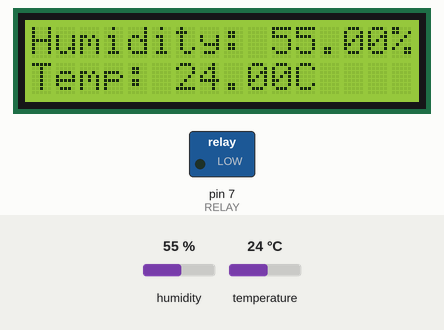
This sketch was run on a simulated Arduino Uno, built with avr-gcc and run on an emulated ATmega328P. Parts: 16×2 character LCD, switched loads named in the sketch (green lamp = pin HIGH). The test bench sets the inputs (shaded band); at power-on: humidity 55 %, temperature 24 °C. What the sketch prints to the serial monitor is not drawn.

Above: at 2.7 s.
2.8 s: humidity set to 69 %
At 4.9 s:
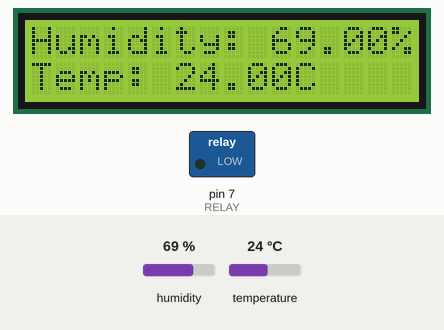
5.8 s: humidity set to 72 %
At 7.3 s:
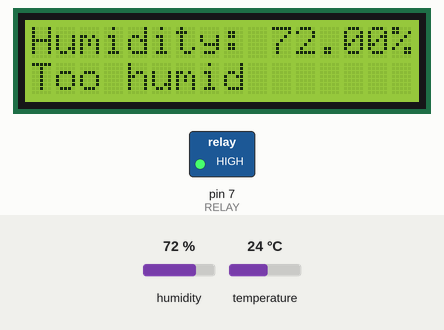
8.8 s: humidity set to 22 %
At 10.7 s:
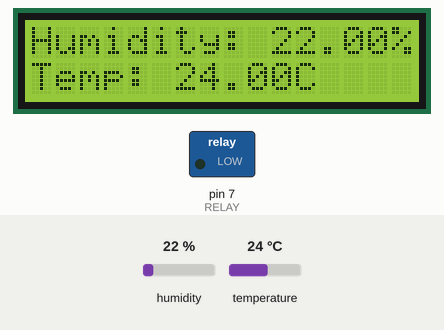
11.8 s: temperature set to 29 °C
At 12.9 s:
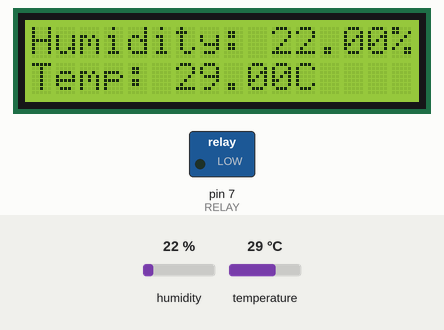
14.8 s: temperature set to 32 °C
At 17.3 s:
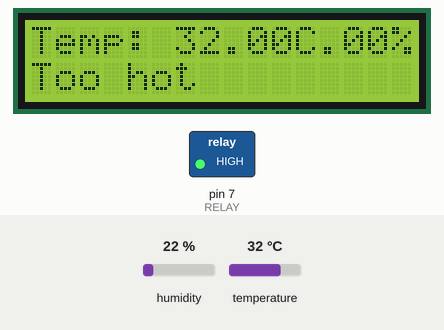
Timing chart, 0 to 18.8 s (numbered marks = the images above; inputs shaded):
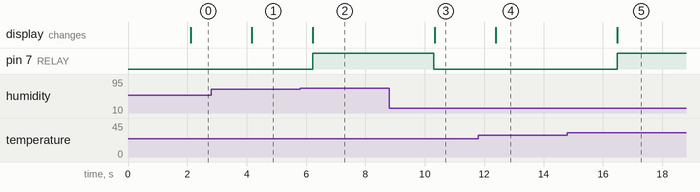

The sketch:

Humidity-Sensor.ino
```cpp
// Example testing sketch for various DHT humidity/temperature sensors
// Written by ladyada, public domain

// https://www.circuitbasics.com/how-to-set-up-the-dht11-humidity-sensor-on-an-arduino/

#include <DHT.h>
#include <Wire.h>
#include <LiquidCrystal_I2C.h>

#define DHTPIN 4 // Digital pin connected to the DHT sensor

#define DHTTYPE DHT11 // DHT 11
#define RELAY 7

DHT dht(DHTPIN, DHTTYPE);

float h = 0.0;
float t = 0.0;

// https://projecthub.arduino.cc/arduino_uno_guy/i2c-liquid-crystal-displays-5eb615
// initialize the liquid crystal library
// the first parameter is  the I2C address
// the second parameter is how many rows are on your screen
// the  third parameter is how many columns are on your screen
LiquidCrystal_I2C lcd(0x27, 16, 2);

void setup()
{
  pinMode(RELAY, OUTPUT);
  lcd.init();
  lcd.backlight();
  dht.begin();
  Serial.begin(9600);
}

void loop()
{
  // Wait a few seconds between measurements.
  delay(2000);
  ReadData();
}

void ReadData()
{
  // Reading temperature or humidity takes about 250 milliseconds!
  // Sensor readings may also be up to 2 seconds 'old' (its a very slow sensor)
  h = dht.readHumidity();
  t = dht.readTemperature();
  // Check if any reads failed and exit early (to try again).
  if (isnan(h) || isnan(t))
  {
    lcd.clear();
    lcd.setCursor(0, 0);
    lcd.print("Err read on sens");
    Serial.println("Error:");
    Serial.println("Unable to read sensor");
    return;
  }

  HandleData();
}

bool CheckFault(float reading, int cap)
{
  if (reading > cap)
  {
    return true;
  }
  else
  {
    return false;
  }
}

void SendData(bool err)
{
  if (err)
  {
    Serial.print(1);
  }
  else
  {
    Serial.print(0);
  }
  Serial.print(", ");
  Serial.print(h);
  Serial.print(", ");
  Serial.println(t);
}

void DisplayDataToLCD()
{
  // humidity
  lcd.setCursor(0, 0);
  lcd.print(F("Humidity: "));
  lcd.print(h);
  lcd.print("%");

  // temp
  lcd.setCursor(0, 1);
  lcd.print(F("Temp: "));
  lcd.print(t);
  lcd.print(F("C"));
}

void DisplayErrorToLCD(bool humid)
{
  if (humid) //check if the error is humidity
  {
    lcd.setCursor(0, 0);
    lcd.print(F("Humidity: "));
    lcd.print(h);
    lcd.print("%");
    lcd.setCursor(0, 1);
    lcd.print("Too humid      "); // extra spaces are to overwrite the previous information still on the LCD screen
  }
  else //assume its temp if not
  {
    lcd.setCursor(0, 0);
    lcd.print(F("Temp: "));
    lcd.print(t);
    lcd.print(F("C"));
    lcd.setCursor(0, 1);
    lcd.print("Too hot        ");
  }
  SendData(true);
}

/// This method checks the conditions around the sensor and will react accordingly if so and will trigger the relay if a valid fault is true
/// it will also print the information to the LCD screen as well as send the readings over the serial connection together every two seconds; humidity first, temperature second
/// if a fault occurs, the serial information will send the reason for the fault in place of the humidity, followed by the humidity or temperature that the sensor is reading
void HandleData()
{
  if (CheckFault(h, 70))
  {
    DisplayErrorToLCD(true);
    digitalWrite(RELAY, HIGH);
    return;
  }

  else if (CheckFault(t, 30))
  {
    DisplayErrorToLCD(false);
    digitalWrite(RELAY, HIGH);
    return;
  }

  digitalWrite(RELAY, LOW);

  DisplayDataToLCD();

  SendData(false);
}
```

Measured:
- the behaviour switches between 70 and 71 % on humidity (found by bisection; images 1 and 2)
- the behaviour switches between 30 and 31 °C on temperature (found by bisection; images 4 and 5)
- after the input at 2.8 s, the display: changes after 1.4 s (image 1)
- after the input at 5.8 s, pin 7 (RELAY): LOW → HIGH after 0.42 s; the display: changes after 0.42 s (image 2)
- after the input at 8.8 s, pin 7 (RELAY): HIGH → LOW after 1.5 s; the display: changes after 1.5 s (image 3)
- after the input at 11.8 s, the display: changes after 0.58 s (image 4)
- after the input at 14.8 s, pin 7 (RELAY): LOW → HIGH after 1.7 s; the display: changes after 1.7 s (image 5)
